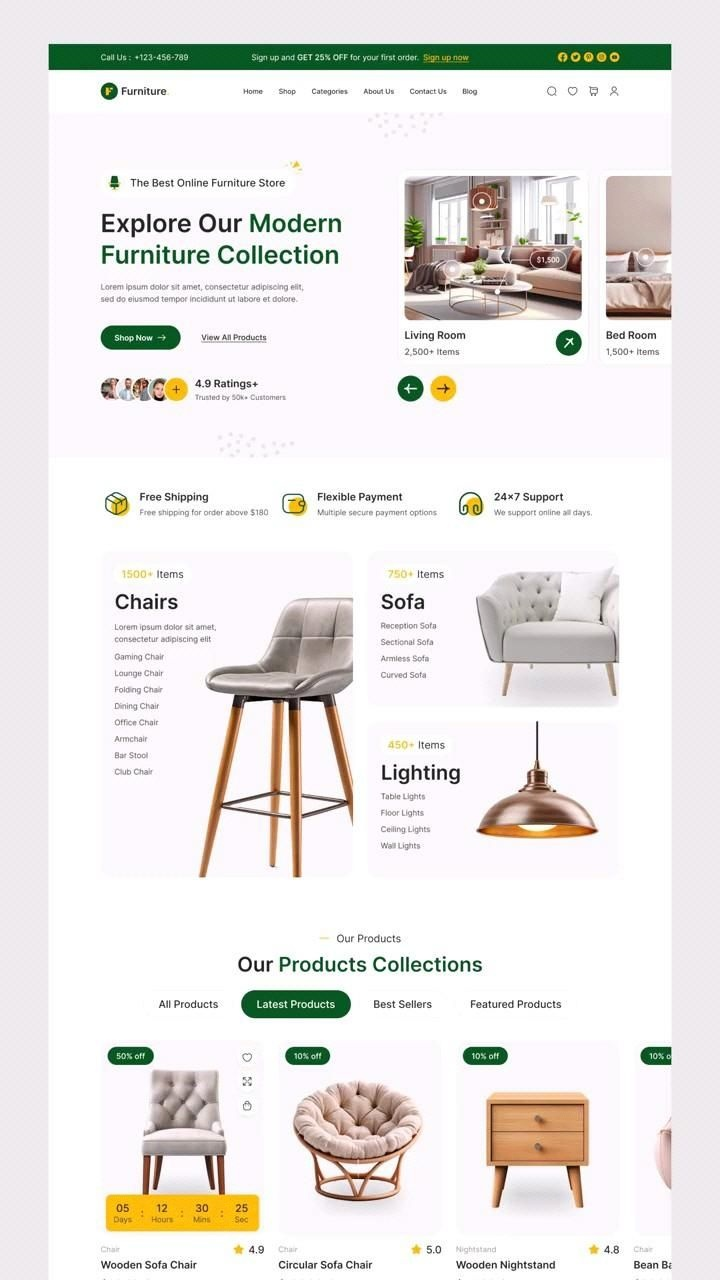
#> input picture e-commerce vid_hsv.jpg, 720 x 1280 px
$ python Task2.py
#> lines starting #> are read from the running program, lines starting #| are printed output that depends on the picture
#> the answer given: ../../e-commerce vid_hsv.jpg
import cv2
import matplotlib.pyplot as plt
import numpy as np
import os
from matplotlib.gridspec import GridSpec
import tkinter as tk
from tkinter import filedialog

def load_and_convert_color_spaces(image_path):
    """
    Load an image and convert it to different color spaces: Grayscale, HSV, and LAB.
    Display all the converted images.

    Args:
        image_path (str): Path to the input image file
    """
#> called with image_path = '../../e-commerce vid_hsv.jpg'

    # Check if image file exists
    if not os.path.exists(image_path):
        print(f"Error: Image file '{image_path}' not found!")
        return

    try:
        # Load the original image
        print(f"Loading image: {image_path}")
        original_bgr = cv2.imread(image_path)
#> original_bgr is the input picture: shape (1280, 720, 3); mean B, G, R 228.7, 230.6, 233.7

        if original_bgr is None:
            print(f"Error: Could not load image '{image_path}'. Check if it's a valid image file.")
            return

        # Convert BGR to RGB for proper display
        original_rgb = cv2.cvtColor(original_bgr, cv2.COLOR_BGR2RGB)

        # Color space conversions
        print("Converting to different color spaces...")

        # 1. Grayscale conversion
        grayscale = cv2.cvtColor(original_bgr, cv2.COLOR_BGR2GRAY)

        # 2. HSV conversion
        hsv = cv2.cvtColor(original_bgr, cv2.COLOR_BGR2HSV)
#> hsv: shape (1280, 720, 3); mean H, S, V 85.6, 16.9, 236.3

        # 3. LAB conversion
        lab = cv2.cvtColor(original_bgr, cv2.COLOR_BGR2LAB)
#> lab: shape (1280, 720, 3); mean of channels 0, 1, 2 233.3, 129, 129.7

        # Display all images in a grid
        display_color_spaces(original_rgb, grayscale, hsv, lab)

        # Display individual channels for HSV and LAB
        display_hsv_channels(hsv)
        display_lab_channels(lab)

        # Save converted images
        save_converted_images(grayscale, hsv, lab, image_path)

        # Print image information
        print_image_info(original_rgb, grayscale, hsv, lab)

    except Exception as e:
        print(f"An error occurred: {e}")

def display_color_spaces(original, grayscale, hsv, lab):
    """
    Display original and converted images in a 2x2 grid.
    """
    fig, axes = plt.subplots(2, 2, figsize=(12, 10))
    fig.suptitle('Color Space Conversions', fontsize=16, fontweight='bold')

    # Original RGB
    axes[0, 0].imshow(original)
    axes[0, 0].set_title('Original (RGB)', fontweight='bold')
    axes[0, 0].axis('off')

    # Grayscale
    axes[0, 1].imshow(grayscale, cmap='gray')
    axes[0, 1].set_title('Grayscale', fontweight='bold')
    axes[0, 1].axis('off')

    # HSV (Note: HSV needs special handling for display)
    hsv_display = cv2.cvtColor(hsv, cv2.COLOR_HSV2RGB)
    axes[1, 0].imshow(hsv_display)
    axes[1, 0].set_title('HSV (converted back to RGB for display)', fontweight='bold')
    axes[1, 0].axis('off')

    # LAB (Note: LAB needs special handling for display)
    lab_display = cv2.cvtColor(lab, cv2.COLOR_LAB2RGB)
    axes[1, 1].imshow(lab_display)
    axes[1, 1].set_title('LAB (converted back to RGB for display)', fontweight='bold')
    axes[1, 1].axis('off')

    plt.tight_layout()
    plt.show()

def display_hsv_channels(hsv):
    """
    Display individual HSV channels.
    """
    # Split HSV channels
    h, s, v = cv2.split(hsv)
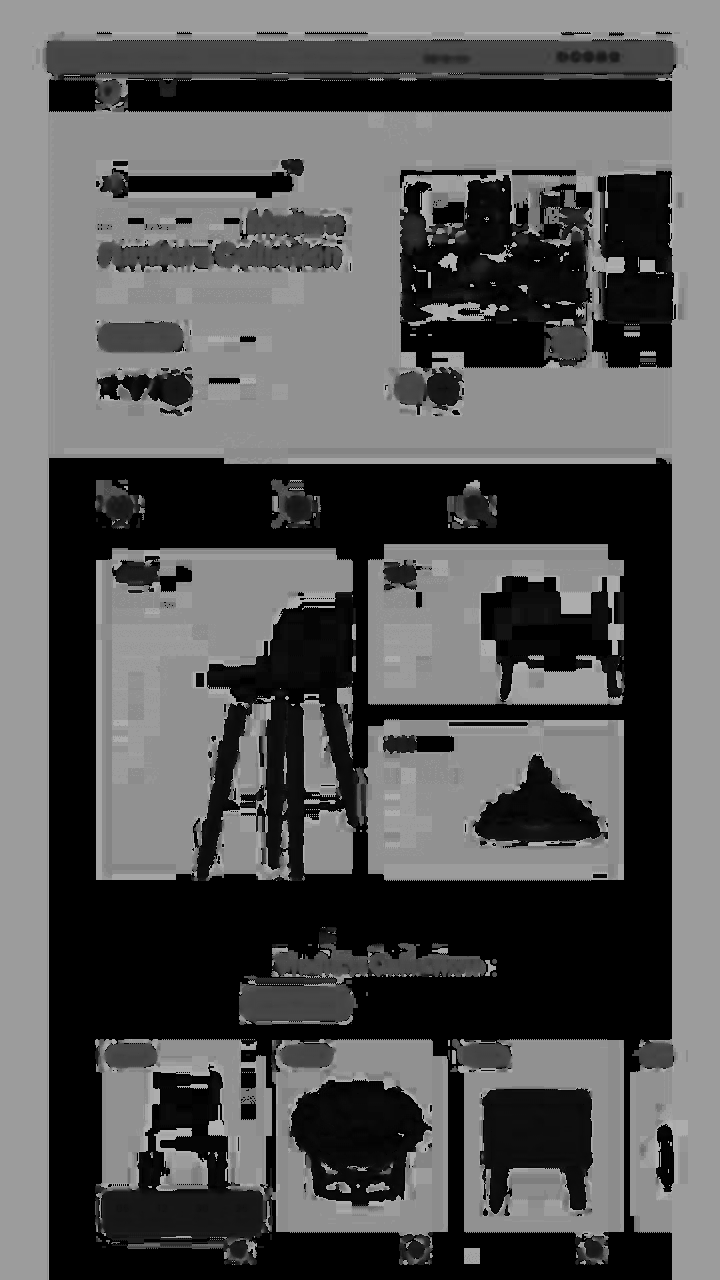
#> h: shape (1280, 720); min 0, max 179, mean 85.6
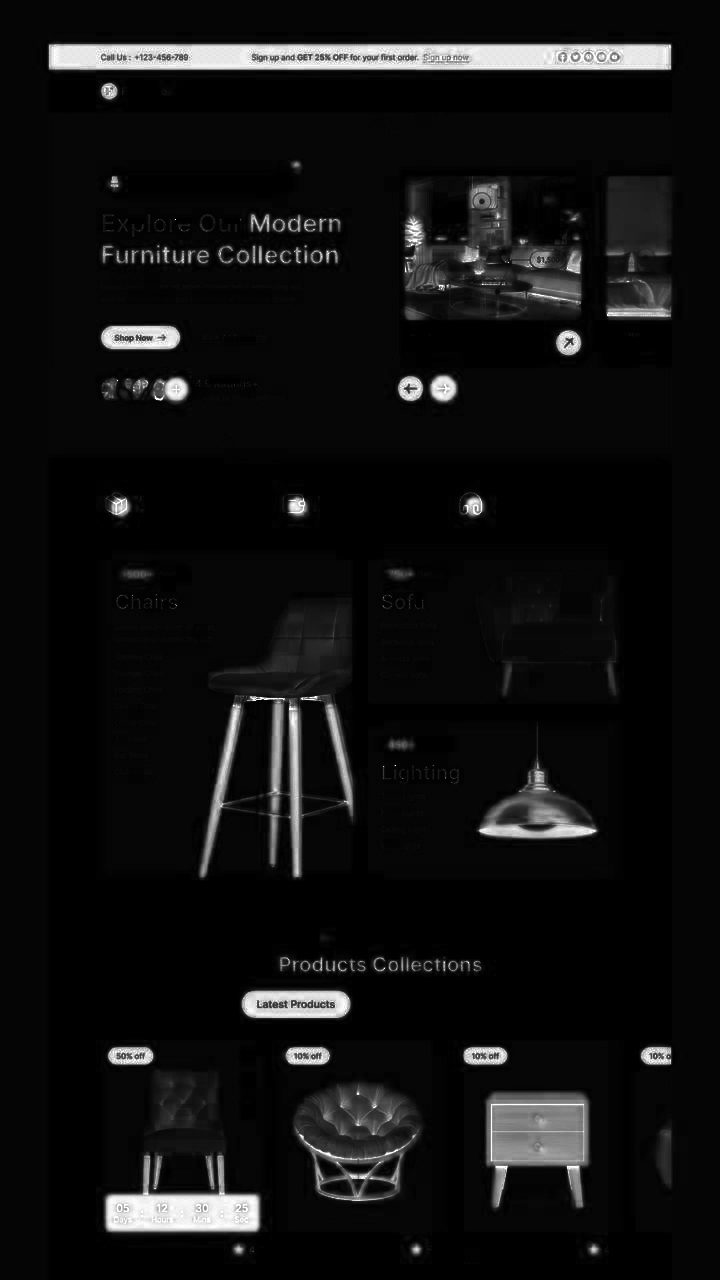
#> s: shape (1280, 720); min 0, max 255, mean 16.9
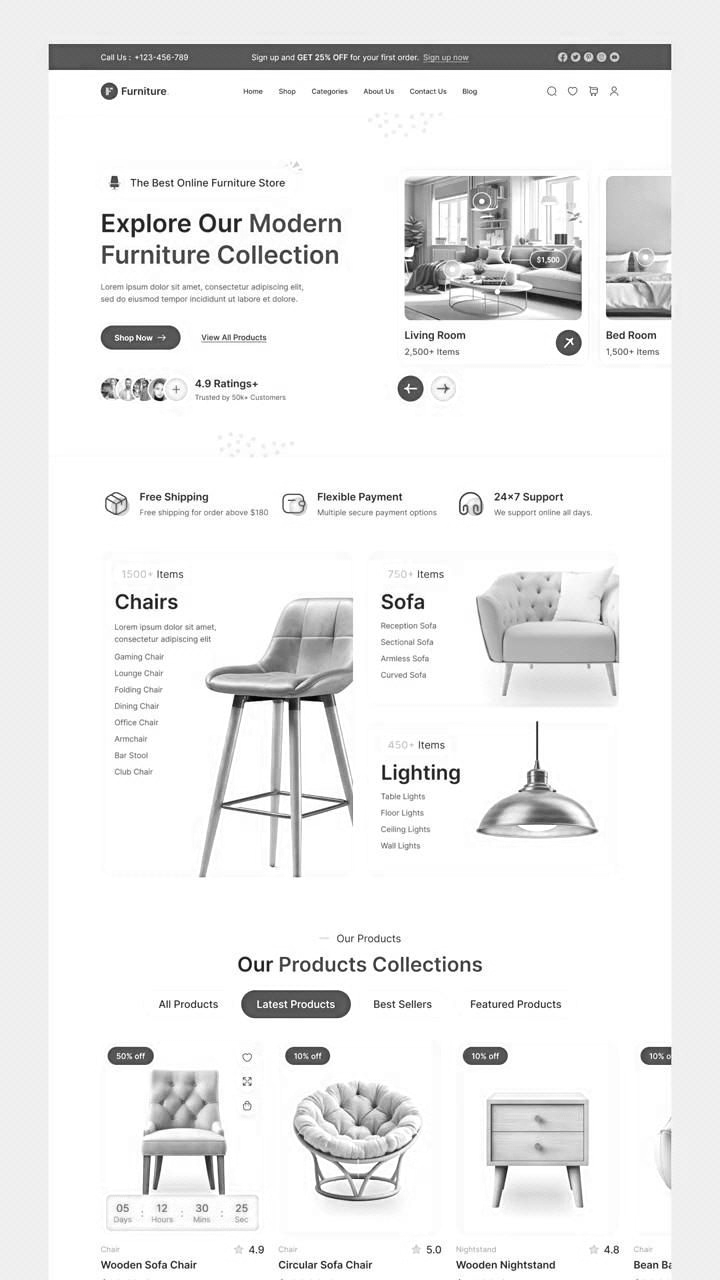
#> v: shape (1280, 720); min 1, max 255, mean 236.3

    fig, axes = plt.subplots(1, 4, figsize=(16, 4))
    fig.suptitle('HSV Color Space - Individual Channels', fontsize=16, fontweight='bold')

    # Full HSV
    hsv_display = cv2.cvtColor(hsv, cv2.COLOR_HSV2RGB)
    axes[0].imshow(hsv_display)
    axes[0].set_title('HSV Combined', fontweight='bold')
    axes[0].axis('off')

    # Hue channel
    axes[1].imshow(h, cmap='hsv')
    axes[1].set_title('Hue Channel', fontweight='bold')
    axes[1].axis('off')

    # Saturation channel
    axes[2].imshow(s, cmap='gray')
    axes[2].set_title('Saturation Channel', fontweight='bold')
    axes[2].axis('off')

    # Value channel
    axes[3].imshow(v, cmap='gray')
    axes[3].set_title('Value Channel', fontweight='bold')
    axes[3].axis('off')

    plt.tight_layout()
    plt.show()

def display_lab_channels(lab):
    """
    Display individual LAB channels.
    """
    # Split LAB channels
    l, a, b = cv2.split(lab)
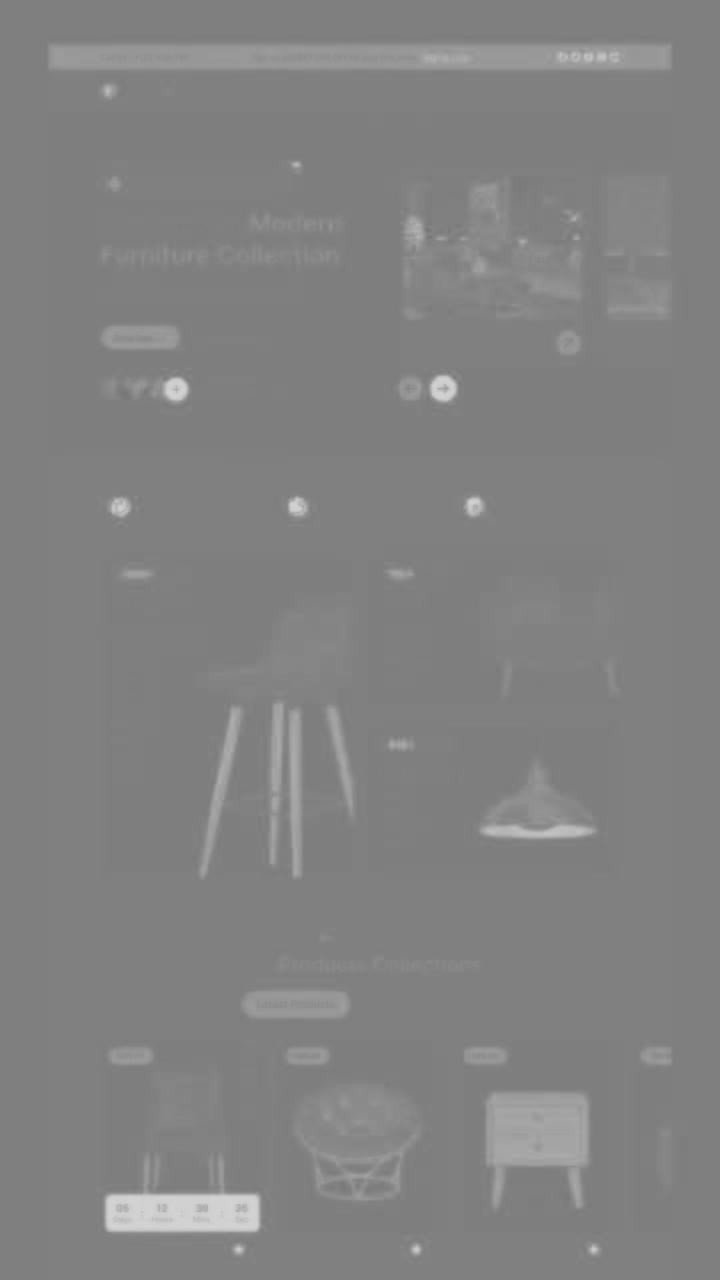
#> b: shape (1280, 720); min 119, max 212, mean 129.7

    fig, axes = plt.subplots(1, 4, figsize=(16, 4))
    fig.suptitle('LAB Color Space - Individual Channels', fontsize=16, fontweight='bold')

    # Full LAB
    lab_display = cv2.cvtColor(lab, cv2.COLOR_LAB2RGB)
    axes[0].imshow(lab_display)
    axes[0].set_title('LAB Combined', fontweight='bold')
    axes[0].axis('off')

    # L channel (Lightness)
    axes[1].imshow(l, cmap='gray')
    axes[1].set_title('L Channel (Lightness)', fontweight='bold')
    axes[1].axis('off')

    # A channel (Green-Red)
    axes[2].imshow(a, cmap='RdYlGn_r')
    axes[2].set_title('A Channel (Green-Red)', fontweight='bold')
    axes[2].axis('off')

    # B channel (Blue-Yellow)
    axes[3].imshow(b, cmap='RdYlBu_r')
    axes[3].set_title('B Channel (Blue-Yellow)', fontweight='bold')
    axes[3].axis('off')

    plt.tight_layout()
    plt.show()

def create_color_space_comparison(original_rgb, grayscale, hsv, lab):
    """
    Create a comprehensive comparison showing original and all conversions.
    """
    fig = plt.figure(figsize=(20, 15))
    gs = GridSpec(4, 4, figure=fig)

    # Original image (larger)
    ax_orig = fig.add_subplot(gs[0, :2])
    ax_orig.imshow(original_rgb)
    ax_orig.set_title('Original RGB Image', fontsize=14, fontweight='bold')
    ax_orig.axis('off')

    # Grayscale
    ax_gray = fig.add_subplot(gs[0, 2:])
    ax_gray.imshow(grayscale, cmap='gray')
    ax_gray.set_title('Grayscale Conversion', fontsize=14, fontweight='bold')
    ax_gray.axis('off')

    # HSV channels
    h, s, v = cv2.split(hsv)
    ax_h = fig.add_subplot(gs[1, 0])
    ax_h.imshow(h, cmap='hsv')
    ax_h.set_title('HSV - Hue', fontweight='bold')
    ax_h.axis('off')

    ax_s = fig.add_subplot(gs[1, 1])
    ax_s.imshow(s, cmap='gray')
    ax_s.set_title('HSV - Saturation', fontweight='bold')
    ax_s.axis('off')

    ax_v = fig.add_subplot(gs[1, 2])
    ax_v.imshow(v, cmap='gray')
    ax_v.set_title('HSV - Value', fontweight='bold')
    ax_v.axis('off')

    ax_hsv = fig.add_subplot(gs[1, 3])
    hsv_display = cv2.cvtColor(hsv, cv2.COLOR_HSV2RGB)
    ax_hsv.imshow(hsv_display)
    ax_hsv.set_title('HSV Combined', fontweight='bold')
    ax_hsv.axis('off')

    # LAB channels
    l, a, b = cv2.split(lab)
    ax_l = fig.add_subplot(gs[2, 0])
    ax_l.imshow(l, cmap='gray')
    ax_l.set_title('LAB - Lightness', fontweight='bold')
    ax_l.axis('off')

    ax_a = fig.add_subplot(gs[2, 1])
    ax_a.imshow(a, cmap='RdYlGn_r')
    ax_a.set_title('LAB - A (Green-Red)', fontweight='bold')
    ax_a.axis('off')

    ax_b = fig.add_subplot(gs[2, 2])
    ax_b.imshow(b, cmap='RdYlBu_r')
    ax_b.set_title('LAB - B (Blue-Yellow)', fontweight='bold')
    ax_b.axis('off')

    ax_lab = fig.add_subplot(gs[2, 3])
    lab_display = cv2.cvtColor(lab, cv2.COLOR_LAB2RGB)
    ax_lab.imshow(lab_display)
    ax_lab.set_title('LAB Combined', fontweight='bold')
    ax_lab.axis('off')

    plt.suptitle('Complete Color Space Analysis', fontsize=16, fontweight='bold')
    plt.tight_layout()
    plt.show()

def save_converted_images(grayscale, hsv, lab, original_path):
    """
    Save the converted images to disk.
    """
#> called with original_path = '../../e-commerce vid_hsv.jpg'
    base_name = os.path.splitext(os.path.basename(original_path))[0]

    # Save grayscale
    cv2.imwrite(f'{base_name}_grayscale.jpg', grayscale)

    # Save HSV (convert back to BGR for saving)
    hsv_bgr = cv2.cvtColor(hsv, cv2.COLOR_HSV2BGR)
    cv2.imwrite(f'{base_name}_hsv.jpg', hsv_bgr)

    # Save LAB (convert back to BGR for saving)
    lab_bgr = cv2.cvtColor(lab, cv2.COLOR_LAB2BGR)
    cv2.imwrite(f'{base_name}_lab.jpg', lab_bgr)

    print(f"\nSaved converted images:")
    print(f"- {base_name}_grayscale.jpg")
    print(f"- {base_name}_hsv.jpg")
    print(f"- {base_name}_lab.jpg")

def print_image_info(original, grayscale, hsv, lab):
    """
    Print information about the images and color spaces.
    """
    print(f"\n{'='*50}")
    print("IMAGE INFORMATION")
    print(f"{'='*50}")
    print(f"Original RGB shape: {original.shape}")
#| Original RGB shape: (1280, 720, 3)
    print(f"Grayscale shape: {grayscale.shape}")
#| Grayscale shape: (1280, 720)
    print(f"HSV shape: {hsv.shape}")
#| HSV shape: (1280, 720, 3)
    print(f"LAB shape: {lab.shape}")
#| LAB shape: (1280, 720, 3)

    print(f"\n{'='*50}")
    print("COLOR SPACE INFORMATION")
    print(f"{'='*50}")
    print("RGB: Red, Green, Blue - Standard color representation")
    print("Grayscale: Single channel representing luminance")
    print("HSV: Hue, Saturation, Value - More intuitive for color manipulation")
    print("  - Hue: Color type (0-179 in OpenCV)")
    print("  - Saturation: Color purity (0-255)")
    print("  - Value: Color brightness (0-255)")
    print("LAB: Lightness, A (green-red), B (blue-yellow) - Perceptually uniform")
    print("  - L: Lightness (0-100, scaled to 0-255 in OpenCV)")
    print("  - A: Green-Red axis (-128 to +127, scaled to 0-255)")
    print("  - B: Blue-Yellow axis (-128 to +127, scaled to 0-255)")

def analyze_color_distribution(original_rgb, hsv, lab):
    """
    Create histograms for different color spaces.
    """
    fig, axes = plt.subplots(2, 3, figsize=(18, 10))
    fig.suptitle('Color Distribution Analysis', fontsize=16, fontweight='bold')

    # RGB histograms
    colors = ['red', 'green', 'blue']
    for i, color in enumerate(colors):
        axes[0, i].hist(original_rgb[:,:,i].ravel(), bins=256, color=color, alpha=0.7)
        axes[0, i].set_title(f'RGB - {color.capitalize()} Channel')
        axes[0, i].set_xlabel('Pixel Value')
        axes[0, i].set_ylabel('Frequency')

    # HSV histograms
    hsv_labels = ['Hue', 'Saturation', 'Value']
    hsv_colors = ['rainbow', 'gray', 'gray']
    for i, (label, color) in enumerate(zip(hsv_labels, hsv_colors)):
        if i == 0:  # Hue channel
            axes[1, i].hist(hsv[:,:,i].ravel(), bins=180, color='purple', alpha=0.7)
        else:
            axes[1, i].hist(hsv[:,:,i].ravel(), bins=256, color='purple', alpha=0.7)
        axes[1, i].set_title(f'HSV - {label}')
        axes[1, i].set_xlabel('Pixel Value')
        axes[1, i].set_ylabel('Frequency')

    plt.tight_layout()
    plt.show()
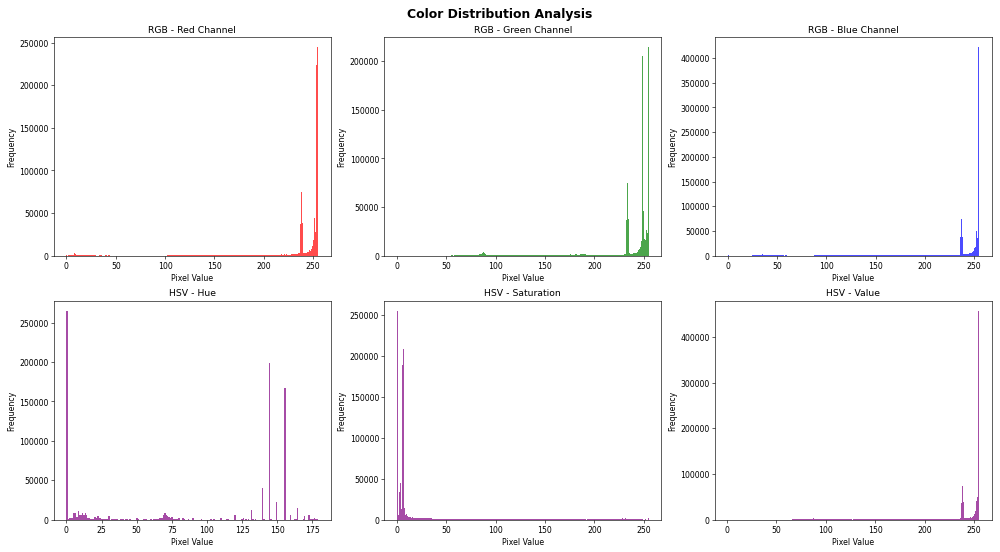
#> figure drawn by matplotlib, 6 panels; panel 1: tallest bar 244695 high, from x = 254 to 255; panel 2: tallest bar 214556 high, from x = 254 to 255; panel 3: tallest bar 422265 high, from x = 254 to 255; panel 4: tallest bar 264885 high, from x = 0 to 0.994

def select_image_via_ui():
    """
    Open a file dialog for the user to select an image.
    Returns the selected image path or None.
    """
    root = tk.Tk()
    root.withdraw()
    image_path = filedialog.askopenfilename(
        title="Select an Image",
        filetypes=[("Image Files", "*.jpg;*.jpeg;*.png;*.bmp")]
    )
    return image_path if image_path else None

if __name__ == "__main__":
    print("Color Space Conversion Script")
    print("=" * 50)

    # Use UI to select image
    image_filename = select_image_via_ui()
    if not image_filename:
        print("No image selected. Exiting.")
    elif os.path.exists(image_filename):
        # Load and convert the image
        load_and_convert_color_spaces(image_filename)

        # For additional analysis, reload the image for histogram analysis
        original_bgr = cv2.imread(image_filename)
        if original_bgr is not None:
            original_rgb = cv2.cvtColor(original_bgr, cv2.COLOR_BGR2RGB)
            hsv = cv2.cvtColor(original_bgr, cv2.COLOR_BGR2HSV)
            lab = cv2.cvtColor(original_bgr, cv2.COLOR_BGR2LAB)

            # Create comprehensive comparison
            create_color_space_comparison(original_rgb,
                                         cv2.cvtColor(original_bgr, cv2.COLOR_BGR2GRAY),
                                         hsv, lab)

            # Analyze color distribution
            analyze_color_distribution(original_rgb, hsv, lab)
    else:
        print(f"Image file '{image_filename}' not found. Please check the file path.")
        print("\nTo use this script:")
        print("1. Place an image file named 'photo.jpg' in the same directory, or")
        print("2. Run the script and enter the path to your image file when prompted")
